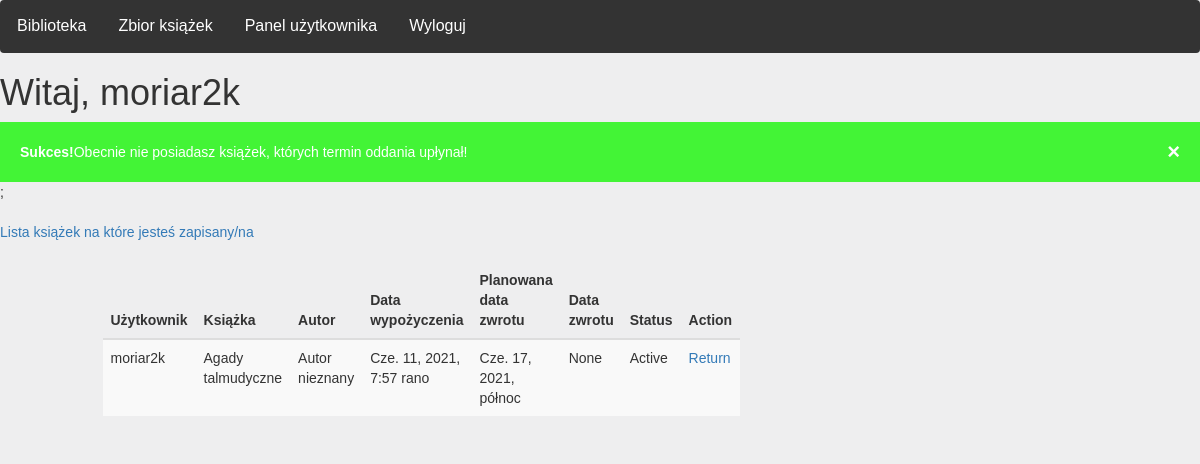
The page /user_view/ (signed in) on the database as committed earlier.
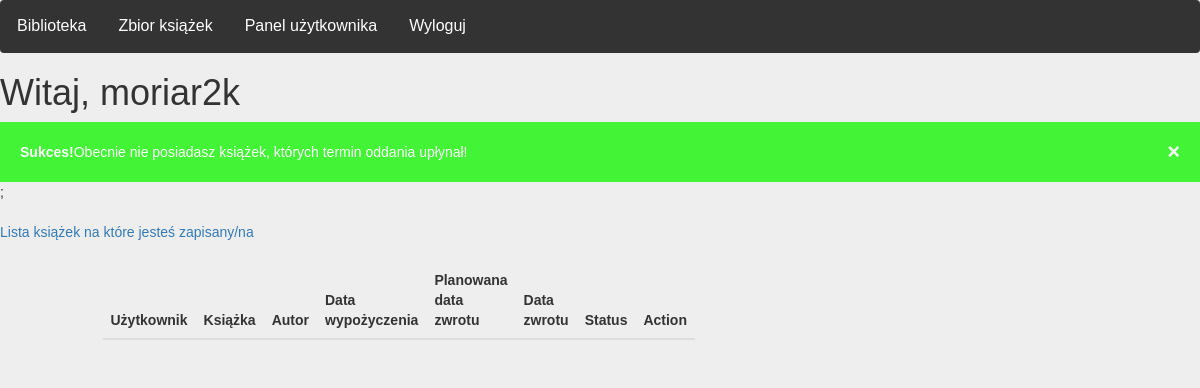
The same page on the database as committed later.
### main_library/models.py (models this page shows)
class RentalList(models.Model):
    book_id = models.ForeignKey(Bookshelf, default=None, on_delete=models.SET_DEFAULT, null=True)
    user_id = models.ForeignKey(User, default=None, on_delete=models.SET_DEFAULT)
    check_out_date = models.DateTimeField(auto_now_add=True)
    planned_date_of_return = models.DateTimeField(default=None, null=True)
    date_of_return = models.DateTimeField(default=None, null=True)
    status = models.TextField(default='Active')

class Bookshelf(models.Model):
    kind = models.TextField(default='')
    title = models.TextField(default='')
    author = models.TextField(default='')
    epoch = models.TextField(default='')
    genre = models.TextField(default='')
    quantity = models.IntegerField(default=random.randint(0, 10))

### main_library/views.py (the view)
# urls.py: path('user_view/', views.user_view, name='user_view'),
def user_view(request):
    if request.user.is_authenticated:
        try:
            min_planned_date =  RentalList.objects.filter(user_id = request.user.id).filter(status='Active').order_by('planned_date_of_return').first()
            if min_planned_date.planned_date_of_return < timezone.now():
                alert_marker = 'Y'
            else:
                alert_marker = 'N'
        except:
            alert_marker = 'N'
        user_id = User.objects.get(pk = request.user.id)
        books = RentalList.objects.filter(user_id = request.user.id, status = 'Active').order_by('status', '-date_of_return')
        return render(request, 'main_library/user_view.html', {'name': request.user.username,
            'books': books, 'alert_marker' : alert_marker, 'min_planned_date' : min_planned_date})
    else:
        return redirect("login")

### main_library/templates/main_library/user_view.html (shortened to what this page needs)
{% extends "main_library/base.html" %}
{% block content %}
<h1>Witaj, {{ name }}</h1>
{% if alert_marker == 'Y' %}
  <div class="alert">
  <span class="closebtn" onclick="this.parentElement.style.display='none';">&times;</span>
  <strong>Uwaga!</strong> Na liście wypożyczeń znajdują się pozycje, którym upłynął termin zwrotu!!!
</div>;
{% else %}
  <div class="alert2">
  <span class="closebtn" onclick="this.parentElement.style.display='none';">&times;</span>
  <strong>Sukces!</strong>Obecnie nie posiadasz książek, których termin oddania upłynał!
</div>;
{% endif %}
<br><br>
<a href='/books_not_avaible'> Lista książek na które jesteś zapisany/na </a>
<br><br>
<div class="row">
    <div class="col-md-1"></div>
    <div class="col-md-5">
<table class="table table-dark table-striped" >
            <thead>
              <tr>
                  <th>Użytkownik</th>
                  <th>Książka</th>
                  <th>Autor</th>
                  <th>Data wypożyczenia</th>
                  <th>Planowana data zwrotu</th>
                  <th>Data zwrotu</th>
                  <th>Status</th>
                  <th>Action</th>
              </tr>
            </thead>
                {% for n in books %}
                <tr>
                    <td> {{ n.user_id }} </td>
                    <td> {{ n.book_id.title }} </td>
                    <td> {{ n.book_id.author }} </td>
                    <td> {{ n.check_out_date }} </td>
                    <td> {{ n.planned_date_of_return }} </td>
                    <td> {{ n.date_of_return }} </td>
                    <td> {{ n.status }} </td>
                    <td> <a href="{% url 'return_book' n.id %}"> Return </a> </td>
                </tr>
                {% endfor %}
        </table>
{% endblock %}

Rows that differ between the two databases and show on the page:
no longer on this page (row edited): RentalList: user_id "moriar2k", book_id "Agady talmudyczne", book_id.author "Autor nieznany", check_out_date "Cze. 11, 2021, 7:57 rano", planned_date_of_return "Cze. 17, 2021, północ", date_of_return "None", status "Active"
